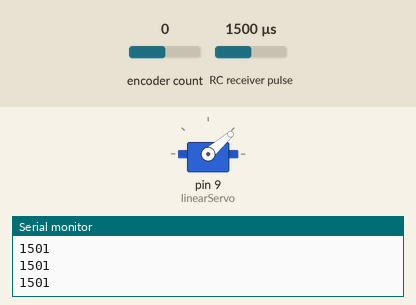
Simulated run of this sketch. Board: Arduino Uno, built with avr-gcc and run on an emulated ATmega328P. Parts: servo, the last lines printed to the serial monitor. Wiring (inferred from the names in the program): RC receiver channel: data pin 7. Inputs (shaded band) come from the test bench; at power-on: RC receiver pulse 1500 µs, encoder count 0.

Above: at 1.2 s.
1.3 s: RC receiver pulse (sensor on pin 7) set to 1890 µs
2.8 s: RC receiver pulse (sensor on pin 7) set to 1907 µs
At 4.0 s:
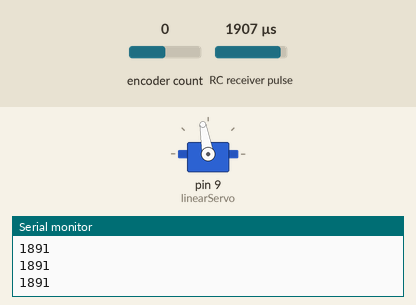
4.3 s: encoder count set to 4
At 5.6 s:
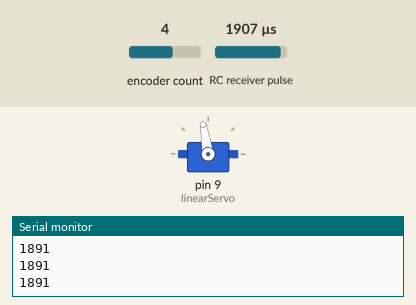
7.3 s: encoder count set to 8
At 7.9 s:
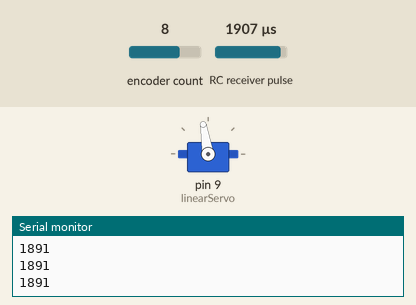
10.3 s: encoder count set to 12
At 11.3 s:
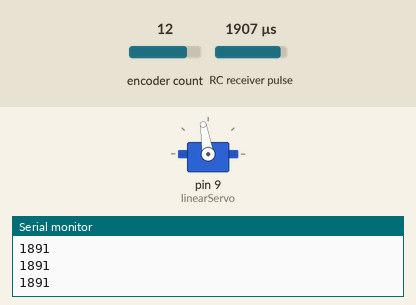
Timing chart, 0 to 13.8 s (numbered marks = the images above; inputs shaded):
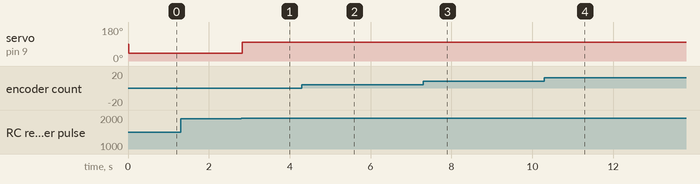

Measured:
- the behaviour switches between 1899 and 1900 µs on RC receiver pulse (sensor on pin 7) (found by bisection; images 0 and 1)
- after the input at 2.8 s, servo on pin 9 (linearServo): 41° → 100° at once
- after the input at 4.3 s, servo on pin 9 (linearServo): 100° → 99° at once, → 100° 2.0 s later
- after the input at 7.3 s, servo on pin 9 (linearServo): 100° → 99° at once, → 100° 2.0 s later
- after the input at 10.3 s, servo on pin 9 (linearServo): 100° → 99° at once, → 100° 2.0 s later

The sketch:

Encoder_REV06.ino
```cpp
/*
  Program: Encoder REV004
  Purpose: To control the braking mechanism of UBC UAS winch. Convert rotation of encoder into speed of Rover deployment.
           Then use this speed to control distance of linear actuator. Control of braking mechanism uses PID.
  Authors: Marko Jurisic, Karmen Wang, Yekta Ataozden
  Date: 25th January 2020

  //To setup arduino on vs code, use CTRL+SHIFT+P
*/

//Including libraries:
#include <Encoder.h>
#include <Servo.h>

//PIN definitions:
#define inputCLK 2  //PIN 2 has interrupt
#define inputDT 3  //PIN 3 has interrupt
#define Actuator 9 //Pin 9 for the linear actuator
#define RCSWITCH 7 //Pin 7 for the RC enabling


//Declaring Constants:
const int gearEncoderRatio = 1000;  //Pulley to encoder ratio
const int arrSize = 100;           //Array size for calculating the average speed
const int MINRANGECONSTANT = -400; //Constant for minimum speedoutput from encoder

//PID constants:
const float speedSetPoint = 50.0;  //Desired speed of deployment in terms of encoder rotations per time.


//Objects:
Encoder UASEncoder(inputCLK,inputDT);  //Creating an encoder object
Servo linearServo;                    //Creating a servo object for the linear actuator


//Declaring Variables:
//State Variables
uint32_t currentState;    //uint32_t is an unsigned 32 bit integer. Use 32 bit as it can be read faster than a normal 64bit unsigned int
uint32_t previousState;  //uint32_t is an unsigned 32 bit integer. Use 32 bit as it can be read faster than a normal 64bit unsigned int
//Time variables
int currentTime;
int previousTime;
//Distance variable
int totalDistance = 0;
// Speed array
float avgSpeed[arrSize];
int arrPos = 0;
//PID variables:
float error = 0.0;
float previousError = 0.0;
float speedOutput = 0.0;
float fallSpeed = 0.0;
double KP = 10;
double KI = 0;
double KD = 0;
float errorSum = 0.0;
double errorDifferential = 0.0;

//mapping constants
int maxRange = speedSetPoint * KP;
int minRange = MINRANGECONSTANT * KP;
int maxExtraction = 40;
int minExtraction = 100; //60

//RC input
int RCsignal;

/*
  Function: GetFallSpeed
  Purpose: Converts the rotation of the encoder into the speed of deployment of the rover.
  Inputs: N/A
  Outputs: averageSpeed - the speed of deployment of the rover.
*/

float GetFallSpeed()
{
  //Get the amount of clicks
  currentState = uint32_t(abs(UASEncoder.read())); // Reading the encoders current value, converting to 32 bit absolute value.
  int stateDifference = currentState - previousState;
  previousState = currentState;                   //Reset the state to the current state

  // Get time
  currentTime = millis();       // Get time using this function
  int timeDifference = currentTime - previousTime;
  previousTime = currentTime;   //Reset previous time

  //Get Distance
  float distance = gearEncoderRatio * stateDifference; // Get distance travelled for one discrete rotation of the encoder
  totalDistance += distance;                          //Sum these discrete distances to have the total distance travelled


  float fallSpeed = abs(distance/timeDifference); //Convert to absolute value

  //Store speed values into an array, then calculate the average of these speed values. Prevents skipping
  avgSpeed[arrPos] = fallSpeed;
  arrPos++;
  if(arrPos == arrSize)
  {
    arrPos = 0;
  }
  float averageSpeed = 0;
  for(int i = 0; i < arrSize; i++)
  {

    averageSpeed += avgSpeed[i];

  }
  averageSpeed = averageSpeed / arrSize;

  return averageSpeed;
}


void setup() {

  // Set encoder pins as inputs
  pinMode(inputCLK,INPUT);
  pinMode(inputDT,INPUT);

  //Setting up serial monitor
  Serial.begin(9600);

  //Connecting the linear actuator
  linearServo.attach(9);

  //Initiliazaing variables
  previousState = UASEncoder.read();
  previousTime = millis();


  for(int i = 0; i < arrSize; i++)
  {
    avgSpeed[i] = 0.0; //Initialize array
  }

  //Setting the Rcinput
  pinMode(RCSWITCH, INPUT);
  RCsignal = 0;

}

void loop() {

RCsignal = pulseIn(RCSWITCH, HIGH, 25000);


if (RCsignal > 1900){
  float fallSpeed = GetFallSpeed();

  //Calculating the error error Differential
  //previousError = error;

  //Getting error between set point speed and the actual speed
  error = speedSetPoint - fallSpeed;
  errorDifferential = error - previousError;

  //Calculating Error Sum
  //errorSum += error;

  // Calculating the output of the PID
  speedOutput = (KP * error) + (KI * errorSum) + (KD * errorDifferential);

  //mapping the speedOutput from PID to the servo position, which is fully retracted at 180 and fully extracted at 40
  int servoPosition =  map(speedOutput,maxRange,minRange,minExtraction,maxExtraction); //min of speed happens when rotary encoder is going fast so should appraoch 40 as it goes faster

  //Serial.println(speedOutput);
  linearServo.write(servoPosition);
  //Serial.println(servoPosition);
}

else {
  Serial.println(RCsignal);
  linearServo.write(41);
}

}
```
